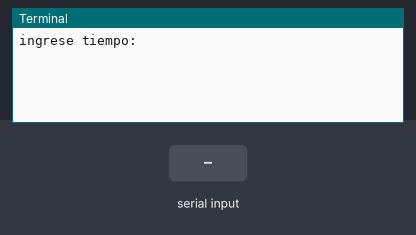
This program was run on a simulated Raspberry Pi (BCM pin numbers). Parts: the last lines printed to the terminal. Inputs (shaded band) come from the test bench.

Above: at 1.2 s.
1.3 s: "1" typed at the terminal, then Enter
At 2.3 s:
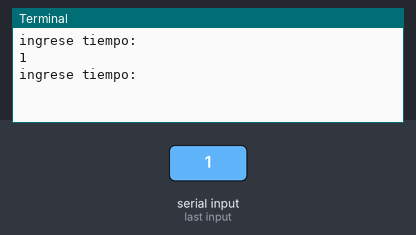
2.8 s: "0" typed at the terminal, then Enter
At 3.4 s:
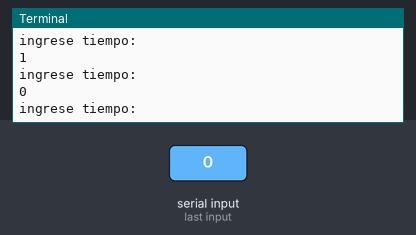
4.3 s: "2" typed at the terminal, then Enter
At 5.8 s:
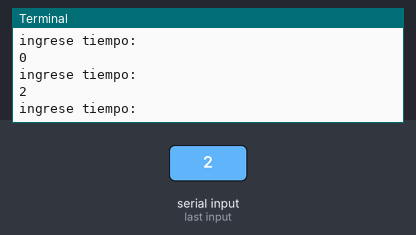

Measured:
- after the input at 1.3 s, the terminal: prints a new line at once (image 1)
- after the input at 2.8 s, the terminal: prints a new line at once (image 2)
- after the input at 4.3 s, the terminal: prints a new line at once (image 3)

The program:

ProyectPart2.py
```python
import RPi.GPIO as GPIO
import serial
import time
import numpy as np

ser=serial.Serial("/dev/ttyACM1",9600,timeout=1)
ser.reset_input_buffer()
ser.reset_output_buffer()

GPIO.setwarnings(False)
GPIO.setmode(GPIO.BCM)

while(True):

   # arrayR = np.loadtxt('Raspberry/Lab52/time2.txt')
    #print(arrayR)
    a=input("ingrese tiempo: ")
    a=str(a+"\n")
    ser.write(a.encode())


    
```
